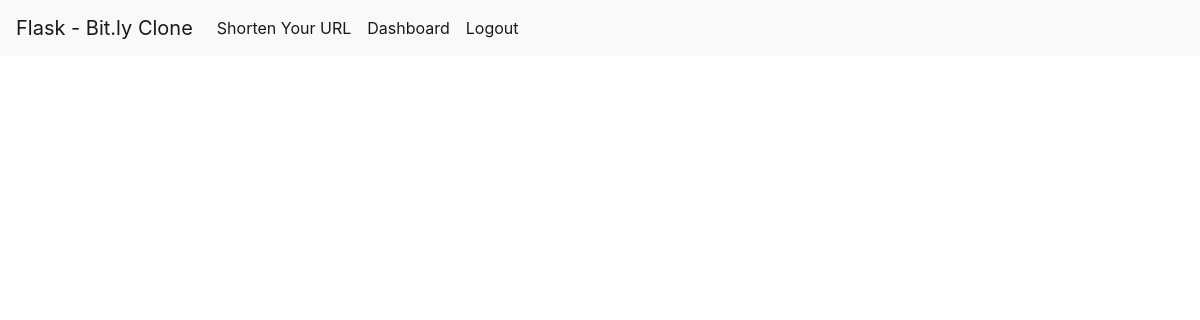
The page /dashboard (signed in) on the database as committed earlier.
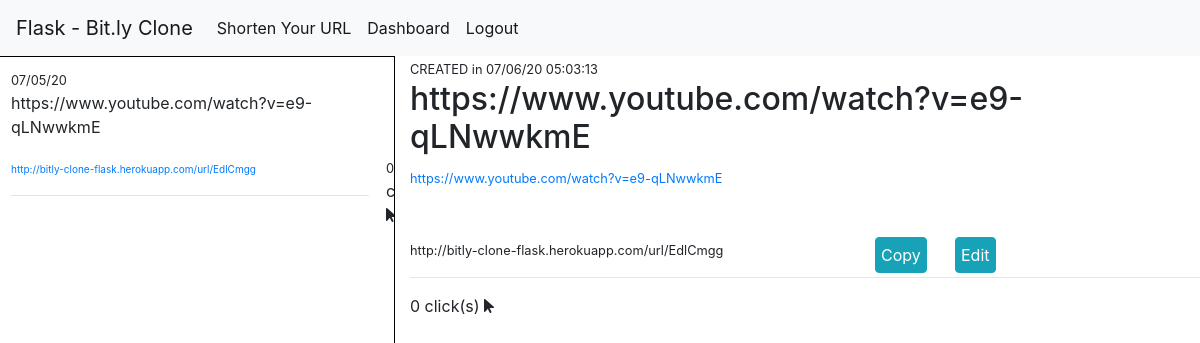
The same page on the database as committed later.
### tables this page shows
CREATE TABLE "urls" (
	"url_id"	INTEGER PRIMARY KEY AUTOINCREMENT,
	"original_url"	text,
	"auto_code"	text,
	"code"	text,
	"date"	text,
	"timestamp"	text,
	"user_id"	INTEGER,
	"click"	INTEGER
);

### app.py (the view)
@app.route("/dashboard")
@login_required
def dashboard():
    urls = c.execute("SELECT * FROM urls WHERE user_id=:u_id", {"u_id": session.get("user_id")}).fetchall()
    return render_template("dashboard.html", BASE_URL=BASE_URL, urls=urls)

### helpers.py (called while the page is built)
def login_required(f):
    @wraps(f)
    def decorated_function(*args, **kwargs):
        if session.get("user_id") is None:
            return redirect(url_for('login')) # , next=request.url
        return f(*args, **kwargs)
    return decorated_function

### templates/dashboard.html (shortened to what this page needs)
<!DOCTYPE html>
<html>
    <head>
        <link rel="stylesheet" href="https://stackpath.bootstrapcdn.com/bootstrap/4.5.0/css/bootstrap.min.css">
        <link rel="stylesheet" href="/static/styles.css">
    </head>
    <body>
        <nav class="navbar navbar-expand-lg navbar-light bg-light">
            <a class="navbar-brand" href="/">Flask - Bit.ly Clone</a>
            <div class="collapse navbar-collapse" id="navbarSupportedContent">
              <ul class="navbar-nav mr-auto">
                <li class="nav-item active">
                  <a class="nav-link" href="/">Shorten Your URL <span class="sr-only">(current)</span></a>
                </li>
                {% if session["user_id"] %}
                    <li class="nav-item active">
                        <a class="nav-link" href="/dashboard">Dashboard</a>
                    </li>
                {% endif %}
                {% if session["user_id"] %}
                    <li class="nav-item active">
                        <a class="nav-link" href="/logout">Logout</a>
                    </li>
                {% endif %}
              </ul>
            </div>
        </nav>
        {% if urls|length != 0 %}
        <div class="row">
            <div class="col-4">
            {% for url in urls %}
                <div class="url" onclick="displayInfo('{{ url[1] }}', '{{ BASE_URL }}{{ url[3] }}', '{{ url[5] }}', '{{ url[6] }}', '{{ url[0] }}')">
                <small>{{ url[4] }}</small>
                <p>{{ url[1] }}</p>
                <a href="{{ BASE_URL }}{{ url[3] }}" style="font-size: 10px;" class="new">{{ BASE_URL }}{{ url[3] }}</a>
                <span class="clicks"><small>{{ url[7] }}</small> click(s) <i class="fas fa-mouse-pointer"></i></span>
                <hr>
                </div>
            {% endfor %}
            </div>
            <div class="col">
            <small>CREATED in <span id="timestamp">{{ urls[0][5] }}</span></small>
            <h2><span id="original_url">{{ urls[0][1] }}</span></h2>
            <small><span><a href="{{ urls[0][1] }}"  id="original_url_a">{{ urls[0][1] }}</span></a></small>
            <br><br><br>
            <small><span id="new_url">{{ BASE_URL }}{{ urls[0][3] }}</span></small>
            <small style="color: white" id="id">{{ urls[0][0] }}</small>
            <button type="button" id="copy" class="btn btn-info" data-container="body" data-toggle="popover" data-placement="right" data-content="Copied" onclick="copyToClipboard('#new_url')">Copy</button>
            <button type="button" id="edit" class="btn btn-info" onclick="window.location.replace(`/update?id=${document.getElementById('id').textContent}`);">Edit</button>
            <hr>
                <span><span id="click_count">{{ urls[0][7] }}</span> click(s) <i class="fas fa-mouse-pointer"></i></span>
            </div>
        </div>
        {% endif %}
    </body>
</html>

### static/styles.css (style rules this page uses)
.col-4 { height: 100vh; border: 1px solid black; overflow-y:auto; }
.url { padding: 10px; }
.clicks { position: absolute; left: 50vh; }
#copy { position: absolute; left: 60vh; padding: 5px; }
#edit { position: absolute; left: 70vh; padding: 5px; }

Rows that differ between the two databases and show on the page:
added urls: date "07/05/20", original_url "https://www.youtube.com/watch?v=e9-qLNwwkmE", BASE_URL "http://bitly-clone-flask.herokuapp.com/url/", code "EdlCmgg", click "0", timestamp "07/06/20 05:03:13"
Other text that changed with them:
{{ BASE_URL }}: (not shown) → "http://bitly-clone-flask.herokuapp.com/url/"
text now shown: "CREATED in Copy Edit click(s)"
